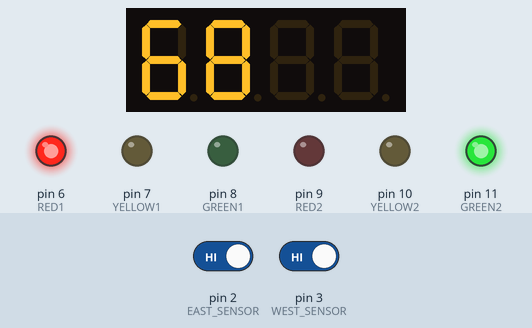
A sketch run on a simulated Arduino Uno, built with avr-gcc and run on an emulated ATmega328P. On the bench: 4-digit seven-segment display, output pins drawn as LEDs (lit = HIGH). Inputs (shaded band) come from the test bench; at power-on: pin 2 (EAST_SENSOR) HIGH, pin 3 (WEST_SENSOR) HIGH. What the sketch prints to the serial monitor is not drawn.

Above: at 1.2 s.
1.3 s: pin 2 (EAST_SENSOR) driven LOW
At 14.9 s:
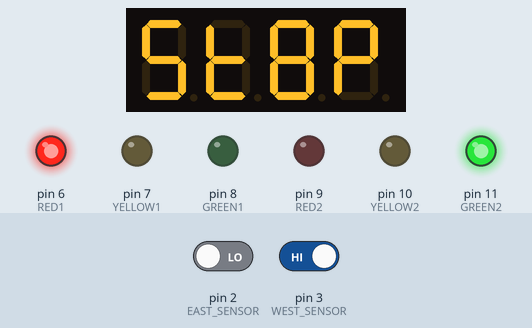
15.3 s: pin 3 (WEST_SENSOR) driven LOW
At 25.7 s:
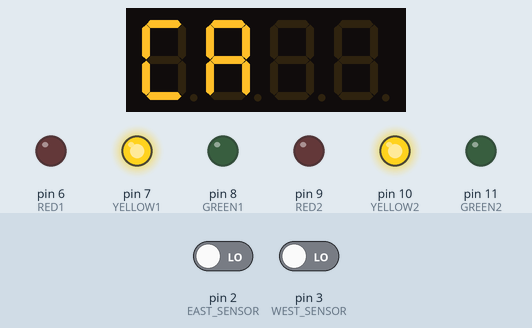
26.7 s: pin 2 (EAST_SENSOR) driven HIGH
At 36.2 s:
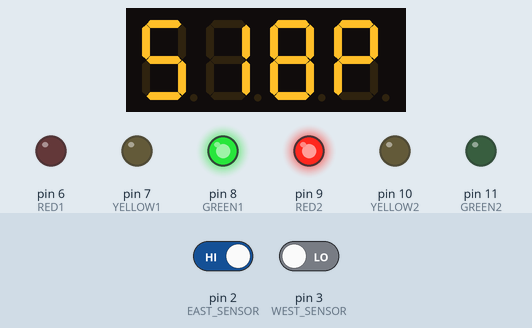
37.2 s: pin 3 (WEST_SENSOR) driven HIGH
At 47.7 s:
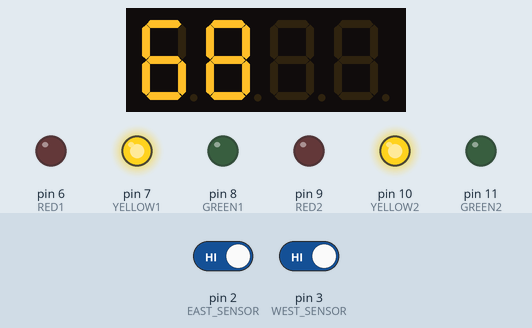
Timing chart, 0 to 50.1 s (numbered marks = the images above; inputs shaded):
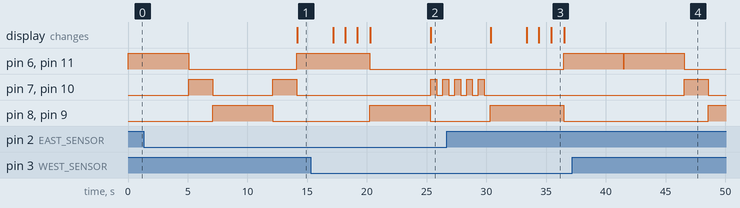

Measured:
- after the input at 1.3 s, the display: changes after 12.9 s (image 1)
- after the input at 15.3 s, pin 6 (RED1), pin 11 (GREEN2): goes on until 20.2 s, then stays LOW; pin 7 (YELLOW1), pin 10 (YELLOW2): LOW → HIGH after 10.0 s, → LOW 0.50 s later, → HIGH 0.50 s later; the display: first differs from a run without the input after 10.0 s (image 2)
- after the input at 26.7 s, pin 6 (RED1), pin 11 (GREEN2): LOW → HIGH after 9.8 s; pin 7 (YELLOW1), pin 10 (YELLOW2): goes on until 29.8 s, then stays LOW; pin 8 (GREEN1), pin 9 (RED2): LOW → HIGH after 3.6 s, → LOW 6.1 s later; the display: first changes after 3.7 s (image 3 shows a later state)
- after the input at 37.2 s, pin 7 (YELLOW1), pin 10 (YELLOW2): LOW → HIGH after 9.4 s, → LOW 2.0 s later
- by itself, pin 7 (YELLOW1), pin 10 (YELLOW2): alternates HIGH for 2.0 s and LOW for 5.0 s
- what the display in image 3 shows lasts 1.1 s, from 35.4 s to 36.5 s

The sketch:

trafficlight_code.ino
```cpp
#include <TM1637Display.h>

// TM1637 Display pins (A4 = DIO, A5 = CLK)
#define DIO A4
#define CLK A5
TM1637Display display(CLK, DIO);

// Sensors
#define EAST_SENSOR 2
#define WEST_SENSOR 3

// Signal 1 (East)
#define RED1     6
#define YELLOW1  7
#define GREEN1   8

// Signal 2 (West)
#define RED2     9
#define YELLOW2  10
#define GREEN2   11

// Segment patterns for letters (abcdefg)
// 0b0GFEDCBA
#define SEG_A  0b01110111
#define SEG_C  0b00111001
#define SEG_L  0b00111000
#define SEG_R  0b01010000
#define SEG_S  0b01101101
#define SEG_T  0b01111000
#define SEG_O  0b01111111
#define SEG_P  0b01110011
#define SEG_G  0b01111101

// --- Function Prototypes ---
void allOff();
void showMessage(String msg);
void showCountdown();
void blinkBothYellow(int cycles);
void handleSingleSide(int side);
void normalAlternation();

void setup() {
  pinMode(EAST_SENSOR, INPUT);
  pinMode(WEST_SENSOR, INPUT);

  pinMode(RED1, OUTPUT);
  pinMode(YELLOW1, OUTPUT);
  pinMode(GREEN1, OUTPUT);
  pinMode(RED2, OUTPUT);
  pinMode(YELLOW2, OUTPUT);
  pinMode(GREEN2, OUTPUT);

  Serial.begin(9600);
  display.setBrightness(7);
  display.clear();

  allOff();
}

void loop() {
  int east = digitalRead(EAST_SENSOR);
  int west = digitalRead(WEST_SENSOR);

  Serial.print("East: "); Serial.print(east == LOW ? "Vehicle" : "Clear");
  Serial.print(" | West: "); Serial.println(west == LOW ? "Vehicle" : "Clear");

  if (east == LOW && west == LOW) {
    Serial.println("Both sides vehicles → Blink Yellow both");
    showMessage("CA");
    blinkBothYellow(5);
  }
  else if (east == LOW && west == HIGH) {
    Serial.println("Vehicle only East side");
    handleSingleSide(1);
  }
  else if (west == LOW && east == HIGH) {
    Serial.println("Vehicle only West side");
    handleSingleSide(2);
  }
  else {
    Serial.println("No vehicles → Normal alternation (show only GO)");
    normalAlternation();
  }
}

// --- Turn all lights OFF ---
void allOff() {
  digitalWrite(RED1, LOW);
  digitalWrite(YELLOW1, LOW);
  digitalWrite(GREEN1, LOW);
  digitalWrite(RED2, LOW);
  digitalWrite(YELLOW2, LOW);
  digitalWrite(GREEN2, LOW);
}

// --- Display text on TM1637 ---
void showMessage(String msg) {
  display.clear();

  if (msg == "CA") {
    uint8_t data[] = { SEG_C, SEG_A, 0, 0 };
    display.setSegments(data);
  }
  else if (msg == "STOP") {
    uint8_t data[] = { SEG_S, SEG_T, SEG_O, SEG_P };
    display.setSegments(data);
  }
  else if (msg == "GO") {
    uint8_t data[] = { SEG_G, SEG_O, 0, 0 };
    display.setSegments(data);
  }
}

// --- Countdown 3 → 2 → 1 → GO ---
void showCountdown() {
  for (int i = 3; i >= 1; i--) {
    display.showNumberDec(i, false, 1, 1);  // centered
    delay(1000);
  }
  showMessage("GO");
}

// --- Blink both YELLOWs ---
void blinkBothYellow(int cycles) {
  for (int i = 0; i < cycles; i++) {
    allOff();
    digitalWrite(YELLOW1, HIGH);
    digitalWrite(YELLOW2, HIGH);
    delay(500);
    allOff();
    delay(500);
  }
}

// --- Handle single-side vehicle (STOP → Countdown → GO) ---
void handleSingleSide(int side) {
  allOff();
  if (side == 1) {
    // East vehicle waiting
    digitalWrite(RED1, HIGH);      // RED ON
    digitalWrite(GREEN2, HIGH);    // Opposite side GREEN
    showMessage("STOP");           // display STOP
    delay(3000);

    showCountdown();               // countdown appears while RED is still ON

    allOff();
    digitalWrite(GREEN1, HIGH);    // GREEN ON
    digitalWrite(RED2, HIGH);      // opposite RED
    showMessage("GO");
    delay(5000);
  } else {
    // West vehicle waiting
    digitalWrite(RED2, HIGH);      // RED ON
    digitalWrite(GREEN1, HIGH);    // Opposite side GREEN
    showMessage("STOP");
    delay(3000);

    showCountdown();               // countdown while RED

    allOff();
    digitalWrite(GREEN2, HIGH);
    digitalWrite(RED1, HIGH);
    showMessage("GO");
    delay(5000);
  }
  allOff();
}

// --- Normal alternation when no vehicles (show only GO) ---
void normalAlternation() {
  // Phase A
  allOff();
  digitalWrite(RED1, HIGH);
  digitalWrite(GREEN2, HIGH);
  showMessage("GO");   // always show GO
  delay(5000);

  // Yellow transition both
  allOff();
  digitalWrite(YELLOW1, HIGH);
  digitalWrite(YELLOW2, HIGH);
  delay(2000);

  // Phase B
  allOff();
  digitalWrite(GREEN1, HIGH);
  digitalWrite(RED2, HIGH);
  showMessage("GO");   // always show GO
  delay(5000);

  // Yellow transition again
  allOff();
  digitalWrite(YELLOW1, HIGH);
  digitalWrite(YELLOW2, HIGH);
  delay(2000);
}
```
